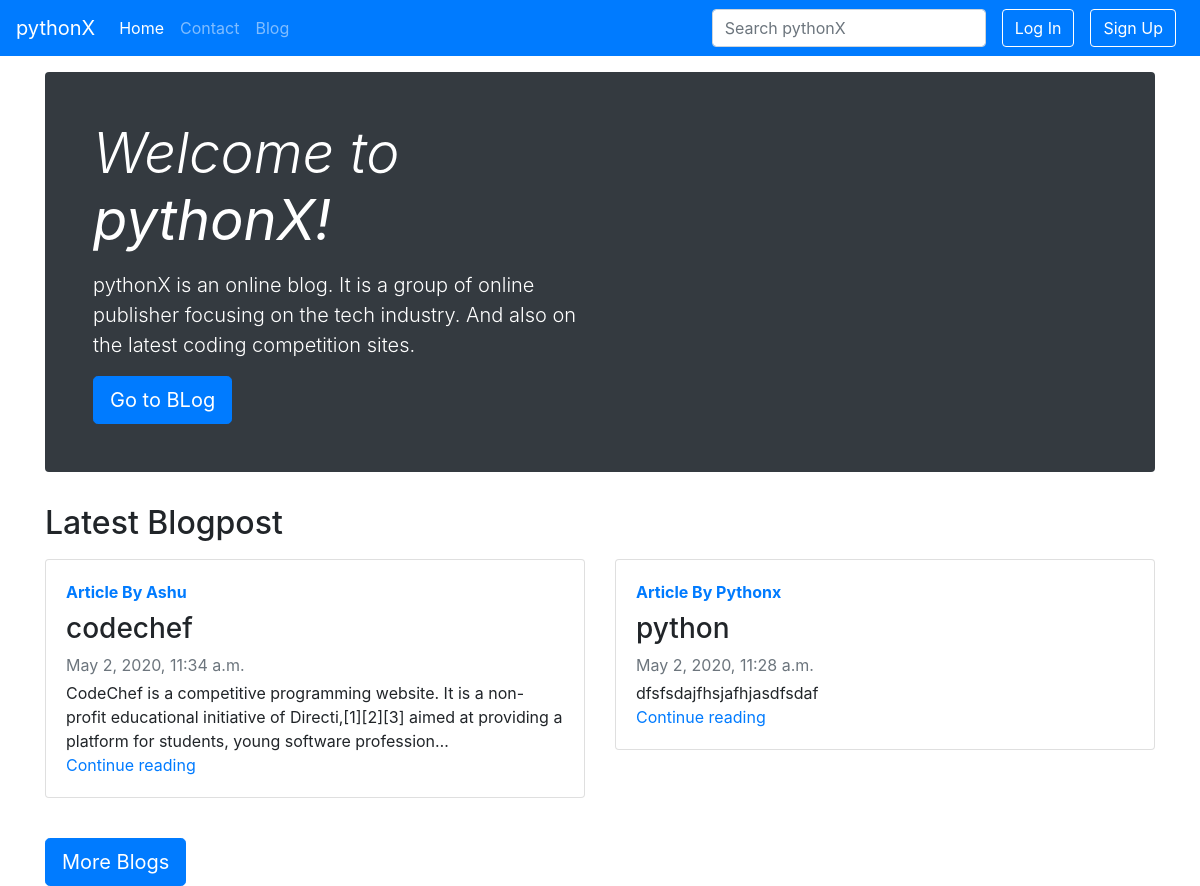
The page / on the database its author committed.
### blog/models.py (models this page shows, shortened)
class Post(models.Model):
    sno = models.AutoField(primary_key=True)
    title = models.CharField(max_length=250)
    content = models.TextField()
    author = models.CharField(max_length=150)
    slug = models.CharField(max_length=120, default='')
    timeStamp = models.DateTimeField(blank=True)

### home/views.py (the view)
# urls.py: path('', views.home, name='home'),
def home(request):
    allUsers = User.objects.all()
    for userName in allUsers:
        if userName == 'ashu':
            print('old user')
    latestPost = Post.objects.all().order_by('-timeStamp')
    if len(latestPost) >= 2:
        latestPost = latestPost[0:2]
    data_for_frontend = {
        'superUser': 'ashu',
        'latestPost': latestPost,
    }
    return render(request, 'home/home.html', data_for_frontend)

### templates/home/home.html (shortened to what this page needs)
{% extends 'base.html'%}
{% block homeactive %}active{% endblock homeactive %}
{% block body %}
<div class="container my-3">
    <div class="jumbotron p-3 p-md-5 text-white rounded bg-dark">
        <div class="col-md-6 px-0">
            <h1 class="display-4 font-italic ">Welcome to <b>pythonX!</b></h1>
            <p class="lead my-3">pythonX is an online blog. It is a group of online publisher focusing on the tech industry.
                And also on the latest coding competition sites.
                </p>
            <p class="lead mb-0">
                <a class="btn btn-primary btn-lg" href="/blog/" role="button">Go to BLog</a></p>
        </div>
    </div>
</div>
<div class="container">
    <h2>Latest Blogpost</h2>
        <div class="row my-3">
            {% for a in latestPost %}
            <div class="col-md-6">
                <div class="card flex-md-row mb-4 box-shadow h-md-250">
                    <div class="card-body d-flex flex-column align-items-start">
                        <strong class="d-inline-block mb-2 text-primary" style="text-transform: capitalize">Article by
                            {{a.author}}</strong>
                        <h3>{{a.title}}</h3>
                        <div class="mb-1 text-muted">{{a.timeStamp}}</div>
                        <p class="card-text mb-auto">{{a.content| truncatechars:180}}</p>
                        <a href="/blog/{{a.slug}}">Continue reading</a>
                    </div>
                </div>
            </div>
            {%endfor%}
        </div>
    <a class="btn btn-primary btn-lg" href="/blog/" role="button">More Blogs</a>
</div>
{% endblock body %}

### rows shown on the page
Post: author "Ashu", title "codechef", timeStamp "May 2, 2020, 11:34 a.m.", content "CodeChef is a competitive programming website. It is a non-profit educational initiative of Directi,[1][2][3] aimed at providing a platform for students, young software profession…"
Post: author "Pythonx", title "python", timeStamp "May 2, 2020, 11:28 a.m.", content "dfsfsdajfhsjafhjasdfsdaf"
